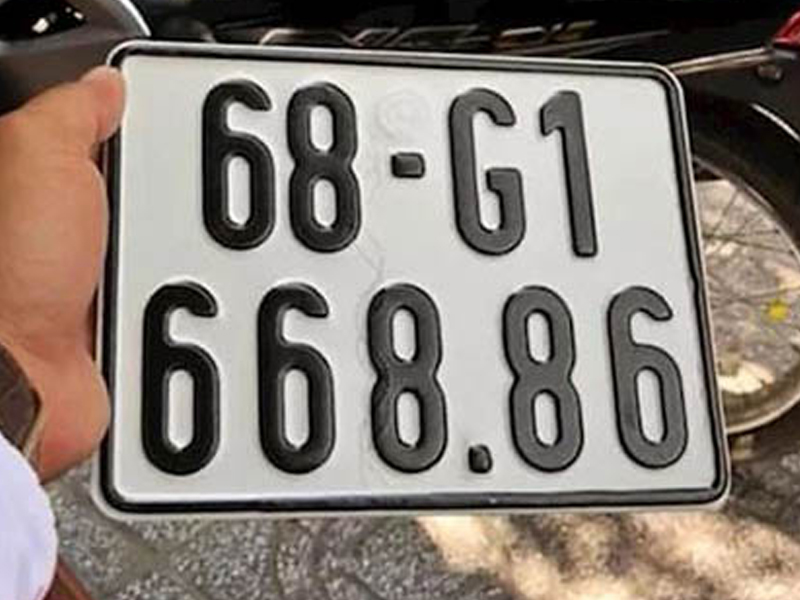
//> input picture Main/Bienso.jpg, 800 x 600 px
$ ./benchmark_sobel_cuda   (built with g++ and OpenCV 4)
//> lines starting //> are read from the running program, lines starting //| are printed output that depends on the picture
### Main/SobelCuda.h
#pragma once

#include <opencv2/opencv.hpp>

// Sobel filter chạy trên GPU (CUDA thuần, không dùng OpenCV CUDA)
// - srcGray: ảnh xám CV_8UC1
// - dstEdge: ảnh biên CV_8UC1
// Trả về true nếu chạy thành công.
bool sobelCuda(const cv::Mat& srcGray, cv::Mat& dstEdge);

### Main/SobelSIMD.h
#pragma once

#include <opencv2/opencv.hpp>

// Sobel filter với SIMD vectorization (Data Parallelism)
// Sử dụng AVX/SSE để xử lý nhiều pixel cùng lúc
bool sobelSIMD(const cv::Mat& src, cv::Mat& dst);

### Main/SobelSIMD.cpp
#include "SobelSIMD.h"
#include <immintrin.h>  // AVX intrinsics
#include <algorithm>

// Sobel filter với SIMD vectorization (Data Parallelism)
// Xử lý 8 pixels cùng lúc với AVX-256
bool sobelSIMD(const cv::Mat& src, cv::Mat& dst) {
    CV_Assert(src.type() == CV_8UC1);

    const int rows = src.rows;
    const int cols = src.cols;

    if (rows < 3 || cols < 3) {
        return false;
    }

    dst = cv::Mat::zeros(src.size(), CV_8UC1);

    // Process inner pixels with SIMD (8 pixels at a time)
    #pragma omp parallel for
    for (int y = 1; y < rows - 1; ++y) {
        const uchar* prevRow = src.ptr<uchar>(y - 1);
        const uchar* currRow = src.ptr<uchar>(y);
        const uchar* nextRow = src.ptr<uchar>(y + 1);
        uchar* dstRow = dst.ptr<uchar>(y);

        int x = 1;

        // SIMD processing: 8 pixels at a time
        for (; x <= cols - 9; x += 8) {
            // Load 8 pixels from each row (need 10 pixels for 8 outputs due to kernel)
            __m256i p00 = _mm256_cvtepu8_epi16(_mm_loadu_si128((__m128i*)(prevRow + x - 1)));
            __m256i p01 = _mm256_cvtepu8_epi16(_mm_loadu_si128((__m128i*)(prevRow + x)));
            __m256i p02 = _mm256_cvtepu8_epi16(_mm_loadu_si128((__m128i*)(prevRow + x + 1)));

            __m256i p10 = _mm256_cvtepu8_epi16(_mm_loadu_si128((__m128i*)(currRow + x - 1)));
            __m256i p12 = _mm256_cvtepu8_epi16(_mm_loadu_si128((__m128i*)(currRow + x + 1)));

            __m256i p20 = _mm256_cvtepu8_epi16(_mm_loadu_si128((__m128i*)(nextRow + x - 1)));
            __m256i p21 = _mm256_cvtepu8_epi16(_mm_loadu_si128((__m128i*)(nextRow + x)));
            __m256i p22 = _mm256_cvtepu8_epi16(_mm_loadu_si128((__m128i*)(nextRow + x + 1)));

            // Convert to float for calculations
            __m256 p00f = _mm256_cvtepi32_ps(_mm256_cvtepi16_epi32(_mm256_extracti128_si256(p00, 0)));
            __m256 p02f = _mm256_cvtepi32_ps(_mm256_cvtepi16_epi32(_mm256_extracti128_si256(p02, 0)));
            __m256 p10f = _mm256_cvtepi32_ps(_mm256_cvtepi16_epi32(_mm256_extracti128_si256(p10, 0)));
            __m256 p12f = _mm256_cvtepi32_ps(_mm256_cvtepi16_epi32(_mm256_extracti128_si256(p12, 0)));
            __m256 p20f = _mm256_cvtepi32_ps(_mm256_cvtepi16_epi32(_mm256_extracti128_si256(p20, 0)));
            __m256 p22f = _mm256_cvtepi32_ps(_mm256_cvtepi16_epi32(_mm256_extracti128_si256(p22, 0)));

            // Sobel X: -p00 - 2*p10 - p20 + p02 + 2*p12 + p22
            __m256 gx = _mm256_add_ps(
                _mm256_sub_ps(
                    _mm256_add_ps(p02f, _mm256_mul_ps(p12f, _mm256_set1_ps(2.0f))),
                    _mm256_add_ps(p00f, _mm256_mul_ps(p10f, _mm256_set1_ps(2.0f)))
                ),
                _mm256_sub_ps(p22f, p20f)
            );

            // Sobel Y: -p00 - 2*p01 - p02 + p20 + 2*p21 + p22
            __m256 p01f = _mm256_cvtepi32_ps(_mm256_cvtepi16_epi32(_mm256_extracti128_si256(p01, 0)));
            __m256 p21f = _mm256_cvtepi32_ps(_mm256_cvtepi16_epi32(_mm256_extracti128_si256(p21, 0)));

            __m256 gy = _mm256_add_ps(
                _mm256_sub_ps(
                    _mm256_add_ps(p20f, _mm256_mul_ps(p21f, _mm256_set1_ps(2.0f))),
                    _mm256_add_ps(p00f, _mm256_mul_ps(p01f, _mm256_set1_ps(2.0f)))
                ),
                _mm256_sub_ps(p22f, p02f)
            );

            // Magnitude: sqrt(gx^2 + gy^2)
            __m256 mag = _mm256_sqrt_ps(
                _mm256_add_ps(
                    _mm256_mul_ps(gx, gx),
                    _mm256_mul_ps(gy, gy)
                )
            );

            // Clamp to 255
            mag = _mm256_min_ps(mag, _mm256_set1_ps(255.0f));

            // Convert back to uchar and store
            __m256i magi = _mm256_cvtps_epi32(mag);
            __m128i magi16 = _mm_packus_epi32(
                _mm256_extracti128_si256(magi, 0),
                _mm256_extracti128_si256(magi, 1)
            );
            __m128i magi8 = _mm_packus_epi16(magi16, _mm_setzero_si128());
            _mm_storel_epi64((__m128i*)(dstRow + x), magi8);
        }

        // Process remaining pixels with scalar code
        for (; x < cols - 1; ++x) {
            int p00 = prevRow[x - 1];
            int p01 = prevRow[x];
            int p02 = prevRow[x + 1];
            int p10 = currRow[x - 1];
            int p12 = currRow[x + 1];
            int p20 = nextRow[x - 1];
            int p21 = nextRow[x];
            int p22 = nextRow[x + 1];

            int gx = -p00 - 2*p10 - p20 + p02 + 2*p12 + p22;
            int gy = -p00 - 2*p01 - p02 + p20 + 2*p21 + p22;

            float mag = std::sqrt(static_cast<float>(gx * gx + gy * gy));
            dstRow[x] = static_cast<uchar>(std::min(255.0f, mag));
        }
    }

    return true;
}

### Main/benchmark_sobel_cuda.cpp
#include <iostream>
#include <chrono>
#include <iomanip>
#include <fstream>
#include <opencv2/opencv.hpp>
#include "SobelSIMD.h"
#include "SobelCuda.h"

// Sobel CPU với OpenMP (phiên bản gốc - scalar)
void sobelCPU_scalar(const cv::Mat& src, cv::Mat& dst) {
    CV_Assert(src.type() == CV_8UC1);
    dst = cv::Mat::zeros(src.size(), CV_8UC1);

    int rows = src.rows;
    int cols = src.cols;

    #pragma omp parallel for
    for (int y = 1; y < rows - 1; ++y) {
        for (int x = 1; x < cols - 1; ++x) {
            int p00 = src.at<uchar>(y - 1, x - 1);
            int p01 = src.at<uchar>(y - 1, x    );
            int p02 = src.at<uchar>(y - 1, x + 1);
            int p10 = src.at<uchar>(y    , x - 1);
            int p12 = src.at<uchar>(y    , x + 1);
            int p20 = src.at<uchar>(y + 1, x - 1);
            int p21 = src.at<uchar>(y + 1, x    );
            int p22 = src.at<uchar>(y + 1, x + 1);

            int gx = -p00 - 2*p10 - p20 + p02 + 2*p12 + p22;
            int gy = -p00 - 2*p01 - p02 + p20 + 2*p21 + p22;

            float mag = std::sqrt(static_cast<float>(gx * gx + gy * gy));
            if (mag > 255.0f) mag = 255.0f;
            dst.at<uchar>(y, x) = static_cast<uchar>(mag);
        }
    }
}

// Wrapper cho các hàm Sobel khác nhau
template<typename Func>
double benchmark_sobel_impl(const std::string& name,
                            Func sobel_func,
                            const cv::Mat& input,
                            int warmup_runs = 5,
                            int test_runs = 100) {
    cv::Mat output;

    // Warmup
    for (int i = 0; i < warmup_runs; ++i) {
        sobel_func(input, output);
    }

    // Benchmark
    auto start = std::chrono::high_resolution_clock::now();
    for (int i = 0; i < test_runs; ++i) {
        sobel_func(input, output);
    }
    auto end = std::chrono::high_resolution_clock::now();

    auto duration = std::chrono::duration_cast<std::chrono::microseconds>(end - start);
    double avg_time_ms = (duration.count() / 1000.0) / test_runs;

    std::cout << "  " << std::left << std::setw(25) << name << ": "
              << std::fixed << std::setprecision(3) << std::right << std::setw(8) << avg_time_ms << " ms"
              << " (" << std::setw(6) << std::setprecision(1) << (1000.0 / avg_time_ms) << " FPS)" << std::endl;

    return avg_time_ms;
}

int main(int argc, char** argv) {
    std::string imagePath = "../bienso.jpg";
    if (argc > 1) {
        imagePath = argv[1];
    }

    // Đọc ảnh
    cv::Mat img = cv::imread(imagePath, cv::IMREAD_GRAYSCALE);
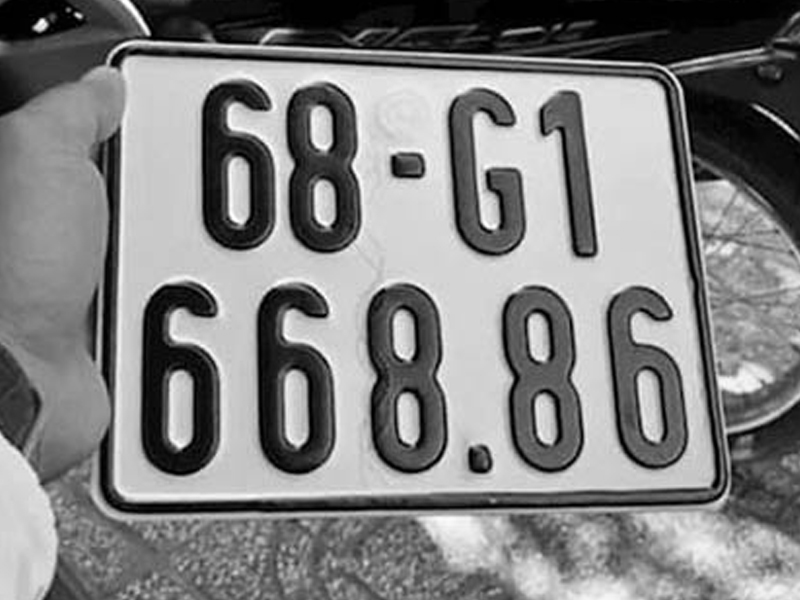
//> img: 600 rows x 800 cols, CV_8UC1; min 0, max 255, mean 128.9
    if (img.empty()) {
        std::cerr << "Khong the doc anh: " << imagePath << std::endl;
        std::cerr << "Thu tim trong thu muc hien tai..." << std::endl;
        img = cv::imread("bienso.jpg", cv::IMREAD_GRAYSCALE);
        if (img.empty()) {
            std::cerr << "Khong tim thay bienso.jpg" << std::endl;
            return -1;
        }
        imagePath = "bienso.jpg";
    }

    std::cout << "========================================" << std::endl;
    std::cout << "BENCHMARK SOBEL FILTER" << std::endl;
    std::cout << "========================================" << std::endl;
    std::cout << "Anh: " << imagePath << std::endl;
    std::cout << "Kich thuoc: " << img.cols << "x" << img.rows << " pixels" << std::endl;
//| Kich thuoc: 800x600 pixels
    std::cout << "So pixel: " << std::fixed << std::setprecision(2)
              << (img.cols * img.rows) / 1000000.0 << " MP" << std::endl;
//| So pixel: 0.48 MP
    std::cout << std::endl;

    // Kiểm tra CUDA
    bool hasCuda = false;
    cv::Mat cudaResult;
    #ifdef USE_CUDA_SOBEL
    hasCuda = true;
    std::cout << "[INFO] CUDA enabled" << std::endl;
    // Test CUDA có hoạt động không
    if (sobelCuda(img, cudaResult)) {
        std::cout << "[INFO] CUDA test: OK" << std::endl;
    } else {
        std::cout << "[WARNING] CUDA test: Failed, fallback to CPU" << std::endl;
        hasCuda = false;
    }
    #else
    std::cout << "[INFO] CUDA disabled (build without CUDA)" << std::endl;
    #endif

    std::cout << std::endl;
    std::cout << "Chay benchmark (100 runs, warmup 5 runs)..." << std::endl;
    std::cout << std::endl;

    // Benchmark các phiên bản
    double time_cpu = benchmark_sobel_impl("CPU OpenMP (scalar)", sobelCPU_scalar, img);
//> the loop in benchmark_sobel_impl, `for (int i = 0; i < warmup_runs; ++i)` made 5 passes
//> pass 1, in benchmark_sobel_impl, `sobel_func(input, output);`:
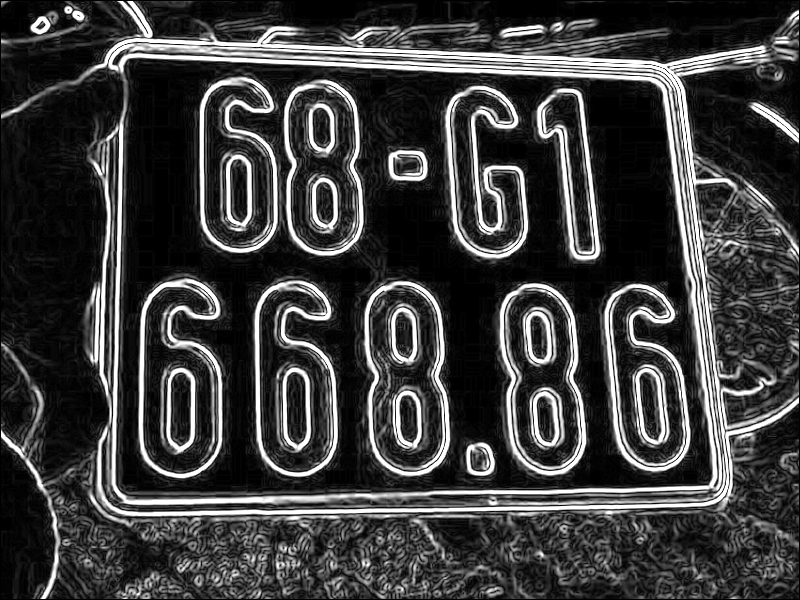
//> output: 600 rows x 800 cols, CV_8UC1; min 0, max 255, mean 60.8
    double time_simd = benchmark_sobel_impl("CPU SIMD (AVX-256)", sobelSIMD, img);

    double time_cuda = 0;
    if (hasCuda) {
        time_cuda = benchmark_sobel_impl("GPU CUDA", sobelCuda, img);
    } else {
        std::cout << "  " << std::left << std::setw(25) << "GPU CUDA" << ": "
                  << "Khong co (build khong co CUDA)" << std::endl;
    }

    std::cout << std::endl;
    std::cout << "========================================" << std::endl;
    std::cout << "KET QUA SO SANH" << std::endl;
    std::cout << "========================================" << std::endl;

    std::cout << std::fixed << std::setprecision(3);
    std::cout << "CPU OpenMP (scalar): " << std::setw(8) << time_cpu << " ms (baseline = 1.0x)" << std::endl;
    std::cout << "CPU SIMD (AVX-256):  " << std::setw(8) << time_simd << " ms (x"
              << std::setprecision(2) << (time_cpu / time_simd) << " nhanh hon)" << std::endl;

    if (hasCuda && time_cuda > 0) {
        std::cout << "GPU CUDA:            " << std::setw(8) << std::setprecision(3) << time_cuda << " ms (x"
                  << std::setprecision(2) << (time_cpu / time_cuda) << " nhanh hon)" << std::endl;
        std::cout << std::endl;
        std::cout << "So sanh chi tiet:" << std::endl;
        std::cout << "  CUDA vs CPU scalar: " << std::setprecision(2) << (time_cpu / time_cuda) << "x" << std::endl;
        std::cout << "  CUDA vs SIMD:       " << (time_simd / time_cuda) << "x" << std::endl;
    }

    std::cout << std::endl;
    std::cout << "========================================" << std::endl;

    // Lưu kết quả vào file
    std::ofstream out("benchmark_results.txt");
    out << "BENCHMARK SOBEL FILTER\n";
    out << "======================\n";
    out << "Image: " << imagePath << "\n";
    out << "Size: " << img.cols << "x" << img.rows << " pixels\n";
    out << "Megapixels: " << std::fixed << std::setprecision(2)
        << (img.cols * img.rows) / 1000000.0 << " MP\n";
    out << "\n";
    out << "Results (ms/frame, 100 runs average):\n";
    out << "  CPU OpenMP (scalar): " << std::setprecision(3) << time_cpu << " ms\n";
    out << "  CPU SIMD (AVX-256):  " << time_simd << " ms (speedup: "
        << std::setprecision(2) << (time_cpu / time_simd) << "x)\n";
    if (hasCuda && time_cuda > 0) {
        out << "  GPU CUDA:            " << std::setprecision(3) << time_cuda << " ms (speedup: "
            << std::setprecision(2) << (time_cpu / time_cuda) << "x)\n";
        out << "\n";
        out << "Detailed comparison:\n";
        out << "  CUDA vs CPU scalar: " << std::setprecision(2) << (time_cpu / time_cuda) << "x\n";
        out << "  CUDA vs SIMD:       " << (time_simd / time_cuda) << "x\n";
    }
    out.close();

    std::cout << "Ket qua da luu vao: benchmark_results.txt" << std::endl;

    return 0;
}
